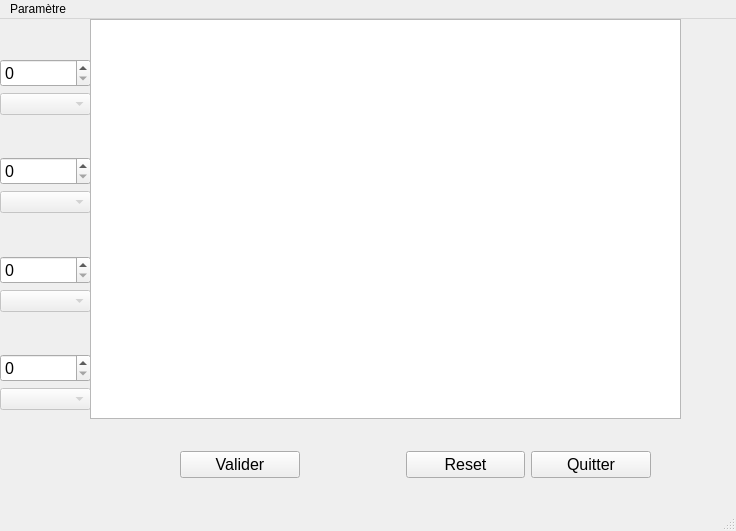
<?xml version="1.0" encoding="UTF-8"?>
<ui version="4.0">
 <class>MainWindow</class>
 <widget class="QMainWindow" name="MainWindow">
  <property name="geometry">
   <rect>
    <x>0</x>
    <y>0</y>
    <width>736</width>
    <height>531</height>
   </rect>
  </property>
  <property name="minimumSize">
   <size>
    <width>736</width>
    <height>531</height>
   </size>
  </property>
  <property name="maximumSize">
   <size>
    <width>736</width>
    <height>531</height>
   </size>
  </property>
  <property name="windowTitle">
   <string>MainWindow</string>
  </property>
  <widget class="QWidget" name="centralwidget">
   <widget class="QWidget" name="verticalLayoutWidget">
    <property name="geometry">
     <rect>
      <x>0</x>
      <y>40</y>
      <width>91</width>
      <height>351</height>
     </rect>
    </property>
    <layout class="QVBoxLayout" name="verticalLayout">
     <item>
      <widget class="QSpinBox" name="number1">
       <property name="font">
        <font>
         <pointsize>12</pointsize>
        </font>
       </property>
       <property name="maximum">
        <number>4</number>
       </property>
      </widget>
     </item>
     <item>
      <widget class="QComboBox" name="comboBox_color1">
       <property name="enabled">
        <bool>false</bool>
       </property>
      </widget>
     </item>
     <item>
      <spacer name="verticalSpacer">
       <property name="orientation">
        <enum>Qt::Vertical</enum>
       </property>
       <property name="sizeHint" stdset="0">
        <size>
         <width>20</width>
         <height>40</height>
        </size>
       </property>
      </spacer>
     </item>
     <item>
      <widget class="QSpinBox" name="number2">
       <property name="font">
        <font>
         <pointsize>12</pointsize>
        </font>
       </property>
       <property name="maximum">
        <number>4</number>
       </property>
      </widget>
     </item>
     <item>
      <widget class="QComboBox" name="comboBox_color2">
       <property name="enabled">
        <bool>false</bool>
       </property>
      </widget>
     </item>
     <item>
      <spacer name="verticalSpacer_2">
       <property name="orientation">
        <enum>Qt::Vertical</enum>
       </property>
       <property name="sizeHint" stdset="0">
        <size>
         <width>20</width>
         <height>40</height>
        </size>
       </property>
      </spacer>
     </item>
     <item>
      <widget class="QSpinBox" name="number3">
       <property name="font">
        <font>
         <pointsize>12</pointsize>
        </font>
       </property>
       <property name="maximum">
        <number>4</number>
       </property>
      </widget>
     </item>
     <item>
      <widget class="QComboBox" name="comboBox_color3">
       <property name="enabled">
        <bool>false</bool>
       </property>
      </widget>
     </item>
     <item>
      <spacer name="verticalSpacer_3">
       <property name="orientation">
        <enum>Qt::Vertical</enum>
       </property>
       <property name="sizeHint" stdset="0">
        <size>
         <width>20</width>
         <height>40</height>
        </size>
       </property>
      </spacer>
     </item>
     <item>
      <widget class="QSpinBox" name="number4">
       <property name="font">
        <font>
         <pointsize>12</pointsize>
        </font>
       </property>
       <property name="maximum">
        <number>4</number>
       </property>
      </widget>
     </item>
     <item>
      <widget class="QComboBox" name="comboBox_color4">
       <property name="enabled">
        <bool>false</bool>
       </property>
      </widget>
     </item>
    </layout>
   </widget>
   <widget class="QGraphicsView" name="graphicsView">
    <property name="geometry">
     <rect>
      <x>90</x>
      <y>0</y>
      <width>591</width>
      <height>400</height>
     </rect>
    </property>
   </widget>
   <widget class="QWidget" name="verticalLayoutWidget_2">
    <property name="geometry">
     <rect>
      <x>690</x>
      <y>0</y>
      <width>141</width>
      <height>401</height>
     </rect>
    </property>
    <layout class="QVBoxLayout" name="verticalLayout_2">
     <item>
      <widget class="QLabel" name="label">
       <property name="font">
        <font>
         <pointsize>12</pointsize>
        </font>
       </property>
       <property name="text">
        <string/>
       </property>
      </widget>
     </item>
     <item>
      <widget class="QLabel" name="label_2">
       <property name="font">
        <font>
         <pointsize>12</pointsize>
        </font>
       </property>
       <property name="text">
        <string/>
       </property>
      </widget>
     </item>
     <item>
      <widget class="QLabel" name="label_3">
       <property name="font">
        <font>
         <pointsize>12</pointsize>
        </font>
       </property>
       <property name="text">
        <string/>
       </property>
      </widget>
     </item>
     <item>
      <widget class="QLabel" name="label_4">
       <property name="font">
        <font>
         <pointsize>12</pointsize>
        </font>
       </property>
       <property name="text">
        <string/>
       </property>
      </widget>
     </item>
    </layout>
   </widget>
   <widget class="QWidget" name="horizontalLayoutWidget">
    <property name="geometry">
     <rect>
      <x>180</x>
      <y>400</y>
      <width>471</width>
      <height>91</height>
     </rect>
    </property>
    <layout class="QHBoxLayout" name="horizontalLayout">
     <item>
      <widget class="QPushButton" name="pushButton">
       <property name="font">
        <font>
         <pointsize>12</pointsize>
        </font>
       </property>
       <property name="cursor">
        <cursorShape>PointingHandCursor</cursorShape>
       </property>
       <property name="text">
        <string>Valider</string>
       </property>
      </widget>
     </item>
     <item>
      <spacer name="horizontalSpacer">
       <property name="orientation">
        <enum>Qt::Horizontal</enum>
       </property>
       <property name="sizeType">
        <enum>QSizePolicy::Minimum</enum>
       </property>
       <property name="sizeHint" stdset="0">
        <size>
         <width>100</width>
         <height>50</height>
        </size>
       </property>
      </spacer>
     </item>
     <item>
      <widget class="QPushButton" name="pushButton_2">
       <property name="font">
        <font>
         <pointsize>12</pointsize>
        </font>
       </property>
       <property name="text">
        <string>Reset</string>
       </property>
      </widget>
     </item>
     <item>
      <widget class="QPushButton" name="pushButton_3">
       <property name="font">
        <font>
         <pointsize>12</pointsize>
        </font>
       </property>
       <property name="text">
        <string>Quitter</string>
       </property>
      </widget>
     </item>
    </layout>
   </widget>
   <widget class="QLabel" name="label_5">
    <property name="geometry">
     <rect>
      <x>110</x>
      <y>0</y>
      <width>591</width>
      <height>401</height>
     </rect>
    </property>
    <property name="text">
     <string/>
    </property>
   </widget>
  </widget>
  <widget class="QMenuBar" name="menubar">
   <property name="geometry">
    <rect>
     <x>0</x>
     <y>0</y>
     <width>736</width>
     <height>26</height>
    </rect>
   </property>
   <widget class="QMenu" name="menuParam_tre">
    <property name="title">
     <string>Paramètre</string>
    </property>
    <addaction name="actionChanger_couleurs"/>
   </widget>
   <addaction name="menuParam_tre"/>
  </widget>
  <widget class="QStatusBar" name="statusbar"/>
  <action name="actionChanger_couleurs">
   <property name="checkable">
    <bool>true</bool>
   </property>
   <property name="checked">
    <bool>false</bool>
   </property>
   <property name="icon">
    <iconset>
     <normaloff>.</normaloff>.</iconset>
   </property>
   <property name="text">
    <string>Change color</string>
   </property>
  </action>
 </widget>
 <resources/>
 <connections>
  <connection>
   <sender>actionChanger_couleurs</sender>
   <signal>toggled(bool)</signal>
   <receiver>comboBox_color1</receiver>
   <slot>setEnabled(bool)</slot>
   <hints>
    <hint type="sourcelabel">
     <x>-1</x>
     <y>-1</y>
    </hint>
    <hint type="destinationlabel">
     <x>45</x>
     <y>114</y>
    </hint>
   </hints>
  </connection>
  <connection>
   <sender>actionChanger_couleurs</sender>
   <signal>toggled(bool)</signal>
   <receiver>comboBox_color2</receiver>
   <slot>setEnabled(bool)</slot>
   <hints>
    <hint type="sourcelabel">
     <x>-1</x>
     <y>-1</y>
    </hint>
    <hint type="destinationlabel">
     <x>45</x>
     <y>211</y>
    </hint>
   </hints>
  </connection>
  <connection>
   <sender>actionChanger_couleurs</sender>
   <signal>toggled(bool)</signal>
   <receiver>comboBox_color3</receiver>
   <slot>setEnabled(bool)</slot>
   <hints>
    <hint type="sourcelabel">
     <x>-1</x>
     <y>-1</y>
    </hint>
    <hint type="destinationlabel">
     <x>45</x>
     <y>307</y>
    </hint>
   </hints>
  </connection>
  <connection>
   <sender>actionChanger_couleurs</sender>
   <signal>toggled(bool)</signal>
   <receiver>comboBox_color4</receiver>
   <slot>setEnabled(bool)</slot>
   <hints>
    <hint type="sourcelabel">
     <x>-1</x>
     <y>-1</y>
    </hint>
    <hint type="destinationlabel">
     <x>45</x>
     <y>404</y>
    </hint>
   </hints>
  </connection>
  <connection>
   <sender>pushButton_3</sender>
   <signal>clicked()</signal>
   <receiver>MainWindow</receiver>
   <slot>close()</slot>
   <hints>
    <hint type="sourcelabel">
     <x>593</x>
     <y>471</y>
    </hint>
    <hint type="destinationlabel">
     <x>367</x>
     <y>265</y>
    </hint>
   </hints>
  </connection>
 </connections>
</ui>
